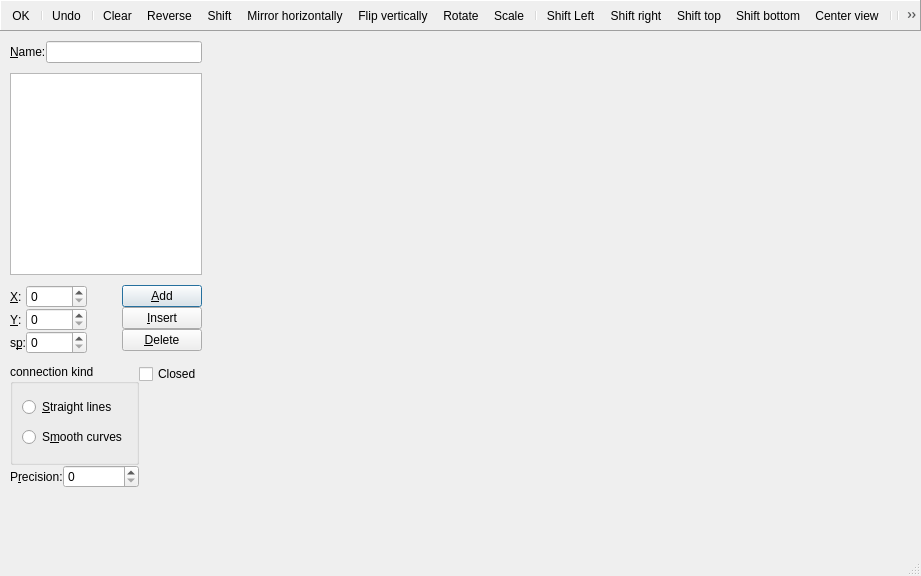
<?xml version="1.0" encoding="UTF-8"?>
<ui version="4.0">
 <class>PathPropertiesDialog</class>
 <widget class="QDialog" name="PathPropertiesDialog">
  <property name="geometry">
   <rect>
    <x>0</x>
    <y>0</y>
    <width>921</width>
    <height>576</height>
   </rect>
  </property>
  <property name="windowTitle">
   <string>Path Properties</string>
  </property>
  <property name="windowIcon">
   <iconset resource="../resources.qrc">
    <normaloff>:/qtgameengine/icons/path-file.png</normaloff>:/qtgameengine/icons/path-file.png</iconset>
  </property>
  <layout class="QVBoxLayout" name="verticalLayout_2" stretch="0,1">
   <property name="spacing">
    <number>0</number>
   </property>
   <property name="leftMargin">
    <number>0</number>
   </property>
   <property name="topMargin">
    <number>0</number>
   </property>
   <property name="rightMargin">
    <number>0</number>
   </property>
   <property name="bottomMargin">
    <number>0</number>
   </property>
   <item>
    <widget class="QFrame" name="frame">
     <property name="frameShape">
      <enum>QFrame::Panel</enum>
     </property>
     <property name="frameShadow">
      <enum>QFrame::Raised</enum>
     </property>
     <layout class="QHBoxLayout">
      <property name="spacing">
       <number>0</number>
      </property>
      <property name="leftMargin">
       <number>0</number>
      </property>
      <property name="topMargin">
       <number>0</number>
      </property>
      <property name="rightMargin">
       <number>0</number>
      </property>
      <property name="bottomMargin">
       <number>0</number>
      </property>
      <item>
       <widget class="QToolBar" name="toolBar">
        <property name="windowTitle">
         <string>toolBar</string>
        </property>
        <property name="movable">
         <bool>false</bool>
        </property>
        <property name="iconSize">
         <size>
          <width>16</width>
          <height>16</height>
         </size>
        </property>
        <addaction name="actionOk"/>
        <addaction name="separator"/>
        <addaction name="actionUndo"/>
        <addaction name="separator"/>
        <addaction name="actionClear"/>
        <addaction name="actionReverse"/>
        <addaction name="actionShift"/>
        <addaction name="actionMirrorHorizontally"/>
        <addaction name="actionFlipVertically"/>
        <addaction name="actionRotate"/>
        <addaction name="actionScale"/>
        <addaction name="separator"/>
        <addaction name="actionShiftLeft"/>
        <addaction name="actionShiftRight"/>
        <addaction name="actionShiftTop"/>
        <addaction name="actionShift_bottom"/>
        <addaction name="actionCenterView"/>
        <addaction name="separator"/>
        <addaction name="separator"/>
        <addaction name="actionGrid"/>
        <addaction name="actionRoom"/>
       </widget>
      </item>
     </layout>
    </widget>
   </item>
   <item>
    <layout class="QHBoxLayout" name="horizontalLayout" stretch="0,1">
     <item>
      <layout class="QVBoxLayout" name="verticalLayout">
       <property name="leftMargin">
        <number>10</number>
       </property>
       <property name="topMargin">
        <number>10</number>
       </property>
       <property name="rightMargin">
        <number>10</number>
       </property>
       <property name="bottomMargin">
        <number>10</number>
       </property>
       <item>
        <layout class="QFormLayout" name="formLayout_3">
         <item row="0" column="0">
          <widget class="QLabel" name="labelName">
           <property name="text">
            <string>&amp;Name:</string>
           </property>
           <property name="buddy">
            <cstring>lineEditName</cstring>
           </property>
          </widget>
         </item>
         <item row="0" column="1">
          <widget class="QLineEdit" name="lineEditName">
           <property name="toolTip">
            <string>The name of the path</string>
           </property>
          </widget>
         </item>
        </layout>
       </item>
       <item>
        <spacer name="verticalSpacer_2">
         <property name="orientation">
          <enum>Qt::Vertical</enum>
         </property>
         <property name="sizeType">
          <enum>QSizePolicy::Fixed</enum>
         </property>
         <property name="sizeHint" stdset="0">
          <size>
           <width>20</width>
           <height>10</height>
          </size>
         </property>
        </spacer>
       </item>
       <item>
        <widget class="QTreeView" name="treeView">
         <property name="sizePolicy">
          <sizepolicy hsizetype="Ignored" vsizetype="Expanding">
           <horstretch>0</horstretch>
           <verstretch>0</verstretch>
          </sizepolicy>
         </property>
         <property name="rootIsDecorated">
          <bool>false</bool>
         </property>
         <property name="headerHidden">
          <bool>true</bool>
         </property>
        </widget>
       </item>
       <item>
        <spacer name="verticalSpacer_3">
         <property name="orientation">
          <enum>Qt::Vertical</enum>
         </property>
         <property name="sizeType">
          <enum>QSizePolicy::Fixed</enum>
         </property>
         <property name="sizeHint" stdset="0">
          <size>
           <width>20</width>
           <height>10</height>
          </size>
         </property>
        </spacer>
       </item>
       <item>
        <layout class="QHBoxLayout" name="horizontalLayout_4">
         <item>
          <layout class="QFormLayout" name="formLayout">
           <item row="0" column="0">
            <widget class="QLabel" name="labelX">
             <property name="text">
              <string>&amp;X:</string>
             </property>
             <property name="buddy">
              <cstring>spinBoxX</cstring>
             </property>
            </widget>
           </item>
           <item row="0" column="1">
            <widget class="QSpinBox" name="spinBoxX">
             <property name="toolTip">
              <string>X-coordinate of the point</string>
             </property>
             <property name="maximum">
              <number>16384</number>
             </property>
            </widget>
           </item>
           <item row="1" column="0">
            <widget class="QLabel" name="labelY">
             <property name="text">
              <string>&amp;Y:</string>
             </property>
             <property name="buddy">
              <cstring>spinBoxY</cstring>
             </property>
            </widget>
           </item>
           <item row="1" column="1">
            <widget class="QSpinBox" name="spinBoxY">
             <property name="toolTip">
              <string>Y-coordinate of the point</string>
             </property>
             <property name="maximum">
              <number>16384</number>
             </property>
            </widget>
           </item>
           <item row="2" column="0">
            <widget class="QLabel" name="labelSp">
             <property name="text">
              <string>s&amp;p:</string>
             </property>
             <property name="buddy">
              <cstring>spinBoxSp</cstring>
             </property>
            </widget>
           </item>
           <item row="2" column="1">
            <widget class="QSpinBox" name="spinBoxSp">
             <property name="toolTip">
              <string>Relative speed at this point (100 = default)</string>
             </property>
             <property name="maximum">
              <number>16384</number>
             </property>
            </widget>
           </item>
          </layout>
         </item>
         <item>
          <spacer name="horizontalSpacer">
           <property name="orientation">
            <enum>Qt::Horizontal</enum>
           </property>
           <property name="sizeHint" stdset="0">
            <size>
             <width>0</width>
             <height>0</height>
            </size>
           </property>
          </spacer>
         </item>
         <item>
          <layout class="QVBoxLayout" name="verticalLayout_4">
           <item>
            <widget class="QPushButton" name="pushButtonAdd">
             <property name="toolTip">
              <string>Add the point to the path</string>
             </property>
             <property name="text">
              <string>&amp;Add</string>
             </property>
            </widget>
           </item>
           <item>
            <widget class="QPushButton" name="pushButtonInsert">
             <property name="toolTip">
              <string>Insert the point before the current one</string>
             </property>
             <property name="text">
              <string>&amp;Insert</string>
             </property>
            </widget>
           </item>
           <item>
            <widget class="QPushButton" name="pushButtonDelete">
             <property name="toolTip">
              <string>Delete the point from the path</string>
             </property>
             <property name="text">
              <string>&amp;Delete</string>
             </property>
            </widget>
           </item>
          </layout>
         </item>
        </layout>
       </item>
       <item>
        <spacer name="verticalSpacer_4">
         <property name="orientation">
          <enum>Qt::Vertical</enum>
         </property>
         <property name="sizeType">
          <enum>QSizePolicy::Fixed</enum>
         </property>
         <property name="sizeHint" stdset="0">
          <size>
           <width>20</width>
           <height>10</height>
          </size>
         </property>
        </spacer>
       </item>
       <item>
        <layout class="QHBoxLayout" name="horizontalLayout_3">
         <item>
          <layout class="QVBoxLayout" name="verticalLayout_5">
           <item>
            <widget class="QGroupBox" name="groupBoxConnectionKind">
             <property name="toolTip">
              <string>Indicate the type of connections between the points</string>
             </property>
             <property name="title">
              <string>connection kind</string>
             </property>
             <layout class="QVBoxLayout" name="verticalLayout_3">
              <item>
               <widget class="QRadioButton" name="radioButtonStraight">
                <property name="text">
                 <string>&amp;Straight lines</string>
                </property>
               </widget>
              </item>
              <item>
               <widget class="QRadioButton" name="radioButtonSmooth">
                <property name="text">
                 <string>S&amp;mooth curves</string>
                </property>
               </widget>
              </item>
             </layout>
            </widget>
           </item>
           <item>
            <layout class="QFormLayout" name="formLayout_2">
             <item row="0" column="0">
              <widget class="QLabel" name="labelPrecision">
               <property name="text">
                <string>P&amp;recision:</string>
               </property>
               <property name="buddy">
                <cstring>spinBoxPrecision</cstring>
               </property>
              </widget>
             </item>
             <item row="0" column="1">
              <widget class="QSpinBox" name="spinBoxPrecision">
               <property name="toolTip">
                <string>Precision with which to create smooth curves</string>
               </property>
              </widget>
             </item>
            </layout>
           </item>
          </layout>
         </item>
         <item>
          <layout class="QVBoxLayout" name="verticalLayout_6">
           <item>
            <widget class="QCheckBox" name="checkBoxClosed">
             <property name="text">
              <string>Closed</string>
             </property>
            </widget>
           </item>
           <item>
            <spacer name="verticalSpacer">
             <property name="orientation">
              <enum>Qt::Vertical</enum>
             </property>
             <property name="sizeHint" stdset="0">
              <size>
               <width>0</width>
               <height>0</height>
              </size>
             </property>
            </spacer>
           </item>
          </layout>
         </item>
        </layout>
       </item>
      </layout>
     </item>
     <item>
      <layout class="QVBoxLayout" name="verticalLayout_7" stretch="1,0">
       <item>
        <widget class="PathPointsWidget" name="widget" native="true">
         <property name="minimumSize">
          <size>
           <width>300</width>
           <height>0</height>
          </size>
         </property>
        </widget>
       </item>
       <item>
        <widget class="QStatusBar" name="statusbar"/>
       </item>
      </layout>
     </item>
    </layout>
   </item>
  </layout>
  <action name="actionOk">
   <property name="icon">
    <iconset resource="../resources.qrc">
     <normaloff>:/qtgameengine/icons/ok.png</normaloff>:/qtgameengine/icons/ok.png</iconset>
   </property>
   <property name="text">
    <string>OK</string>
   </property>
   <property name="toolTip">
    <string>Close the form, saving the changes</string>
   </property>
  </action>
  <action name="actionUndo">
   <property name="icon">
    <iconset resource="../resources.qrc">
     <normaloff>:/qtgameengine/icons/undo.png</normaloff>:/qtgameengine/icons/undo.png</iconset>
   </property>
   <property name="text">
    <string>Undo</string>
   </property>
   <property name="toolTip">
    <string>Undo the last changes in the path</string>
   </property>
  </action>
  <action name="actionClear">
   <property name="icon">
    <iconset resource="../resources.qrc">
     <normaloff>:/qtgameengine/icons/new.png</normaloff>:/qtgameengine/icons/new.png</iconset>
   </property>
   <property name="text">
    <string>Clear</string>
   </property>
   <property name="toolTip">
    <string>Clear the path</string>
   </property>
  </action>
  <action name="actionReverse">
   <property name="icon">
    <iconset resource="../resources.qrc">
     <normaloff>:/qtgameengine/icons/rotate.png</normaloff>:/qtgameengine/icons/rotate.png</iconset>
   </property>
   <property name="text">
    <string>Reverse</string>
   </property>
   <property name="toolTip">
    <string>Reverse the path</string>
   </property>
  </action>
  <action name="actionShift">
   <property name="icon">
    <iconset resource="../resources.qrc">
     <normaloff>:/qtgameengine/icons/move.png</normaloff>:/qtgameengine/icons/move.png</iconset>
   </property>
   <property name="text">
    <string>Shift</string>
   </property>
   <property name="toolTip">
    <string>Shift the path</string>
   </property>
  </action>
  <action name="actionMirrorHorizontally">
   <property name="icon">
    <iconset resource="../resources.qrc">
     <normaloff>:/qtgameengine/icons/flip-horizontal.png</normaloff>:/qtgameengine/icons/flip-horizontal.png</iconset>
   </property>
   <property name="text">
    <string>Mirror horizontally</string>
   </property>
   <property name="toolTip">
    <string>Mirror the path horizontally</string>
   </property>
  </action>
  <action name="actionFlipVertically">
   <property name="icon">
    <iconset resource="../resources.qrc">
     <normaloff>:/qtgameengine/icons/flip-vertical.png</normaloff>:/qtgameengine/icons/flip-vertical.png</iconset>
   </property>
   <property name="text">
    <string>Flip vertically</string>
   </property>
   <property name="toolTip">
    <string>Flip the path vertically</string>
   </property>
  </action>
  <action name="actionRotate">
   <property name="icon">
    <iconset resource="../resources.qrc">
     <normaloff>:/qtgameengine/icons/rotate.png</normaloff>:/qtgameengine/icons/rotate.png</iconset>
   </property>
   <property name="text">
    <string>Rotate</string>
   </property>
   <property name="toolTip">
    <string>Rotate the path</string>
   </property>
  </action>
  <action name="actionScale">
   <property name="icon">
    <iconset resource="../resources.qrc">
     <normaloff>:/qtgameengine/icons/scale.png</normaloff>:/qtgameengine/icons/scale.png</iconset>
   </property>
   <property name="text">
    <string>Scale</string>
   </property>
   <property name="toolTip">
    <string>Scale the path</string>
   </property>
  </action>
  <action name="actionShiftLeft">
   <property name="icon">
    <iconset resource="../resources.qrc">
     <normaloff>:/qtgameengine/icons/arrow-left.png</normaloff>:/qtgameengine/icons/arrow-left.png</iconset>
   </property>
   <property name="text">
    <string>Shift Left</string>
   </property>
   <property name="toolTip">
    <string>Shift the view to the left</string>
   </property>
  </action>
  <action name="actionShiftRight">
   <property name="icon">
    <iconset resource="../resources.qrc">
     <normaloff>:/qtgameengine/icons/arrow-right.png</normaloff>:/qtgameengine/icons/arrow-right.png</iconset>
   </property>
   <property name="text">
    <string>Shift right</string>
   </property>
   <property name="toolTip">
    <string>Shift the view to the right</string>
   </property>
  </action>
  <action name="actionShiftTop">
   <property name="icon">
    <iconset resource="../resources.qrc">
     <normaloff>:/qtgameengine/icons/arrow-up.png</normaloff>:/qtgameengine/icons/arrow-up.png</iconset>
   </property>
   <property name="text">
    <string>Shift top</string>
   </property>
   <property name="toolTip">
    <string>Shift the view to the top</string>
   </property>
  </action>
  <action name="actionShift_bottom">
   <property name="icon">
    <iconset resource="../resources.qrc">
     <normaloff>:/qtgameengine/icons/arrow-down.png</normaloff>:/qtgameengine/icons/arrow-down.png</iconset>
   </property>
   <property name="text">
    <string>Shift bottom</string>
   </property>
   <property name="toolTip">
    <string>Shift the view to the bottom</string>
   </property>
  </action>
  <action name="actionCenterView">
   <property name="icon">
    <iconset resource="../resources.qrc">
     <normaloff>:/qtgameengine/icons/center.png</normaloff>:/qtgameengine/icons/center.png</iconset>
   </property>
   <property name="text">
    <string>Center view</string>
   </property>
   <property name="toolTip">
    <string>Center view around the path</string>
   </property>
  </action>
  <action name="actionGrid">
   <property name="checkable">
    <bool>true</bool>
   </property>
   <property name="checked">
    <bool>true</bool>
   </property>
   <property name="icon">
    <iconset resource="../resources.qrc">
     <normaloff>:/qtgameengine/icons/grid.png</normaloff>:/qtgameengine/icons/grid.png</iconset>
   </property>
   <property name="text">
    <string>Grid</string>
   </property>
   <property name="toolTip">
    <string>Toggle the showing of the grid</string>
   </property>
  </action>
  <action name="actionRoom">
   <property name="icon">
    <iconset resource="../resources.qrc">
     <normaloff>:/qtgameengine/icons/room.png</normaloff>:/qtgameengine/icons/room.png</iconset>
   </property>
   <property name="text">
    <string>Room</string>
   </property>
   <property name="toolTip">
    <string>Indicate the room to show as background</string>
   </property>
  </action>
 </widget>
 <customwidgets>
  <customwidget>
   <class>PathPointsWidget</class>
   <extends>QWidget</extends>
   <header>widgets/pathpointswidget.h</header>
   <container>1</container>
  </customwidget>
 </customwidgets>
 <resources>
  <include location="../resources.qrc"/>
 </resources>
 <connections>
  <connection>
   <sender>actionOk</sender>
   <signal>triggered()</signal>
   <receiver>PathPropertiesDialog</receiver>
   <slot>accept()</slot>
   <hints>
    <hint type="sourcelabel">
     <x>-1</x>
     <y>-1</y>
    </hint>
    <hint type="destinationlabel">
     <x>363</x>
     <y>224</y>
    </hint>
   </hints>
  </connection>
 </connections>
</ui>
